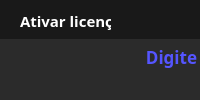
           <widget class="QWidget" name="page">
            <property name="minimumSize">
             <size>
              <width>0</width>
              <height>0</height>
             </size>
            </property>
            <property name="maximumSize">
             <size>
              <width>16777215</width>
              <height>265</height>
             </size>
            </property>
            <layout class="QVBoxLayout" name="verticalLayout_4">
             <property name="spacing">
              <number>0</number>
             </property>
             <property name="leftMargin">
              <number>0</number>
             </property>
             <property name="topMargin">
              <number>0</number>
             </property>
             <property name="rightMargin">
              <number>0</number>
             </property>
             <property name="bottomMargin">
              <number>0</number>
             </property>
             <item>
              <widget class="QFrame" name="frame_6">
               <property name="maximumSize">
                <size>
                 <width>16777215</width>
                 <height>398</height>
                </size>
               </property>
               <property name="font">
                <font>
                 <family>MS Shell Dlg 2</family>
                 <pointsize>10</pointsize>
                 <weight>50</weight>
                 <italic>false</italic>
                 <bold>false</bold>
                </font>
               </property>
               <property name="styleSheet">
                <string notr="true">background-color: rgb(43, 43, 43);border:0</string>
               </property>
               <property name="frameShape">
                <enum>QFrame::StyledPanel</enum>
               </property>
               <property name="frameShadow">
                <enum>QFrame::Raised</enum>
               </property>
               <widget class="QLabel" name="label_17">
                <property name="geometry">
                 <rect>
                  <x>100</x>
                  <y>44</y>
                  <width>241</width>
                  <height>25</height>
                 </rect>
                </property>
                <property name="font">
                 <font>
                  <family>Dubai</family>
                  <pointsize>13</pointsize>
                  <weight>75</weight>
                  <italic>false</italic>
                  <bold>true</bold>
                 </font>
                </property>
                <property name="styleSheet">
                 <string notr="true">color: rgb(85, 85, 255);</string>
                </property>
                <property name="text">
                 <string>Digite sua licença</string>
                </property>
                <property name="alignment">
                 <set>Qt::AlignCenter</set>
                </property>
               </widget>
               <widget class="QFrame" name="frame_7">
                <property name="geometry">
                 <rect>
                  <x>20</x>
                  <y>190</y>
                  <width>411</width>
                  <height>70</height>
                 </rect>
                </property>
                <property name="minimumSize">
                 <size>
                  <width>0</width>
                  <height>70</height>
                 </size>
                </property>
                <property name="maximumSize">
                 <size>
                  <width>16777215</width>
                  <height>70</height>
                 </size>
                </property>
                <property name="styleSheet">
                 <string notr="true">border-top:1px solid rgb(88, 88, 88);
background-color: rgb(43, 43, 43);</string>
                </property>
                <property name="frameShape">
                 <enum>QFrame::StyledPanel</enum>
                </property>
                <property name="frameShadow">
                 <enum>QFrame::Raised</enum>
                </property>
                <widget class="QPushButton" name="btn_ativar_licenca">
                 <property name="geometry">
                  <rect>
                   <x>140</x>
                   <y>14</y>
                   <width>141</width>
                   <height>41</height>
                  </rect>
                 </property>
                 <property name="font">
                  <font>
                   <family>Dubai</family>
                   <pointsize>13</pointsize>
                   <weight>75</weight>
                   <italic>false</italic>
                   <bold>true</bold>
                   <underline>false</underline>
                  </font>
                 </property>
                 <property name="cursor">
                  <cursorShape>PointingHandCursor</cursorShape>
                 </property>
                 <property name="styleSheet">
                  <string notr="true">QPushButton{
border:0;
	background-color: rgb(85, 85, 255);
border-radius:15px;
color:white
}

</string>
                 </property>
                 <property name="text">
                  <string>Ativar</string>
                 </property>
                </widget>
               </widget>
               <widget class="QLineEdit" name="lineEdit">
                <property name="geometry">
                 <rect>
                  <x>63</x>
                  <y>100</y>
                  <width>301</width>
                  <height>31</height>
                 </rect>
                </property>
                <property name="font">
                 <font>
                  <family>Dubai</family>
                  <pointsize>12</pointsize>
                  <weight>75</weight>
                  <bold>true</bold>
                 </font>
                </property>
                <property name="styleSheet">
                 <string notr="true">padding:7px;border-bottom:1px solid white;
color: rgb(255, 255, 255);</string>
                </property>
                <property name="alignment">
                 <set>Qt::AlignCenter</set>
                </property>
                <property name="placeholderText">
                 <string>XXXX-XXXX-XXXX-XXXX</string>
                </property>
               </widget>
               <widget class="QLabel" name="label_18">
                <property name="geometry">
                 <rect>
                  <x>70</x>
                  <y>138</y>
                  <width>291</width>
                  <height>50</height>
                 </rect>
                </property>
                <property name="font">
                 <font>
                  <family>Dubai</family>
                  <pointsize>12</pointsize>
                 </font>
                </property>
                <property name="styleSheet">
                 <string notr="true">border:0;
color: rgb(255, 255, 255);</string>
                </property>
                <property name="text">
                 <string>Se ainda estiver sem uma licença, compre agora</string>
                </property>
                <property name="wordWrap">
                 <bool>true</bool>
                </property>
               </widget>
               <widget class="QPushButton" name="pushButton_2">
                <property name="geometry">
                 <rect>
                  <x>107</x>
                  <y>166</y>
                  <width>95</width>
                  <height>20</height>
                 </rect>
                </property>
                <property name="font">
                 <font>
                  <family>Dubai</family>
                  <pointsize>12</pointsize>
                 </font>
                </property>
                <property name="styleSheet">
                 <string notr="true">border:0;
color: rgb(85, 85, 255);</string>
                </property>
                <property name="text">
                 <string>clicando aqui</string>
                </property>
               </widget>
               <widget class="QLabel" name="text_info_licenca">
                <property name="geometry">
                 <rect>
                  <x>80</x>
                  <y>76</y>
                  <width>291</width>
                  <height>20</height>
                 </rect>
                </property>
                <property name="font">
                 <font>
                  <family>Century Gothic</family>
                  <pointsize>10</pointsize>
                 </font>
                </property>
                <property name="styleSheet">
                 <string notr="true">color: rgb(255, 0, 0);</string>
                </property>
                <property name="text">
                 <string/>
                </property>
                <property name="alignment">
                 <set>Qt::AlignCenter</set>
                </property>
               </widget>
               <widget class="QFrame" name="frame_12">
                <property name="geometry">
                 <rect>
                  <x>-20</x>
                  <y>0</y>
                  <width>491</width>
                  <height>39</height>
                 </rect>
                </property>
                <property name="minimumSize">
                 <size>
                  <width>0</width>
                  <height>0</height>
                 </size>
                </property>
                <property name="maximumSize">
                 <size>
                  <width>16777215</width>
                  <height>39</height>
                 </size>
                </property>
                <property name="styleSheet">
                 <string notr="true">background-color: rgb(25, 25, 25);
color: rgb(0, 0, 0);
;margin: 0px 15px</string>
                </property>
                <property name="frameShape">
                 <enum>QFrame::NoFrame</enum>
                </property>
                <property name="frameShadow">
                 <enum>QFrame::Raised</enum>
                </property>
                <widget class="QLabel" name="label_30">
                 <property name="geometry">
                  <rect>
                   <x>40</x>
                   <y>10</y>
                   <width>91</width>
                   <height>21</height>
                  </rect>
                 </property>
                 <property name="font">
                  <font>
                   <family>Dubai</family>
                   <pointsize>11</pointsize>
                   <weight>75</weight>
                   <bold>true</bold>
                  </font>
                 </property>
                 <property name="styleSheet">
                  <string notr="true">border:0;color:white;margin:0</string>
                 </property>
                 <property name="text">
                  <string>Ativar licença</string>
                 </property>
                </widget>
               </widget>
              </widget>
             </item>
            </layout>
           </widget>
